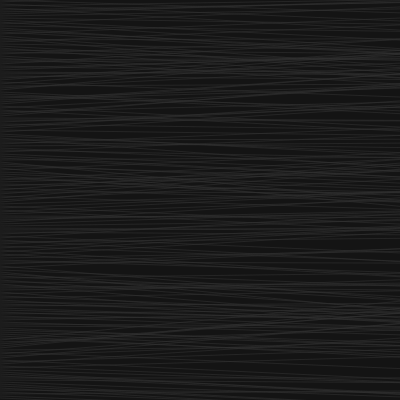
Frame 1 (no input)
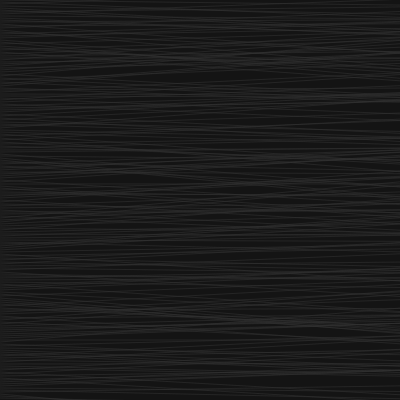
Frame 2 (the mouse pressed at the canvas centre, redrawn once)

The p5.js sketch that drew these frames (run headless with seeded random() and noise() and a simulated clock; the mouse was pressed at the canvas centre and the sketch redrawn once):

// p5.js sketch
// ── sketch.js
function setup() {
  createCanvas(400, 400);
  noLoop();
  frameRate(30);
}

function draw() {
  background(0);
  
  // Draw dark border
  fill(20);
  noStroke();
  rect(0, 0, width, height);
  
  // Draw scanlines
  stroke(50, 50, 50, 150);
  strokeWeight(1);
  
  let time = millis() * 0.002;
  
  for (let y = 0; y < height; y += 2) {
    // Add some jitter to the scanline position
    let jitter = sin(y * 0.05 + time) * 10;
    
    // Occasionally skip or pause the scanline
    if (frameCount % 100 < 10) {
      jitter += random(-30, 30);
    }
    
    line(0, y, width, y + jitter);
  }
  
  // Add occasional glitch effect
  if (random() < 0.05) {
    let glitchY = random(height);
    stroke(255, 100);
    strokeWeight(3);
    line(0, glitchY, width, glitchY);
  }
}
